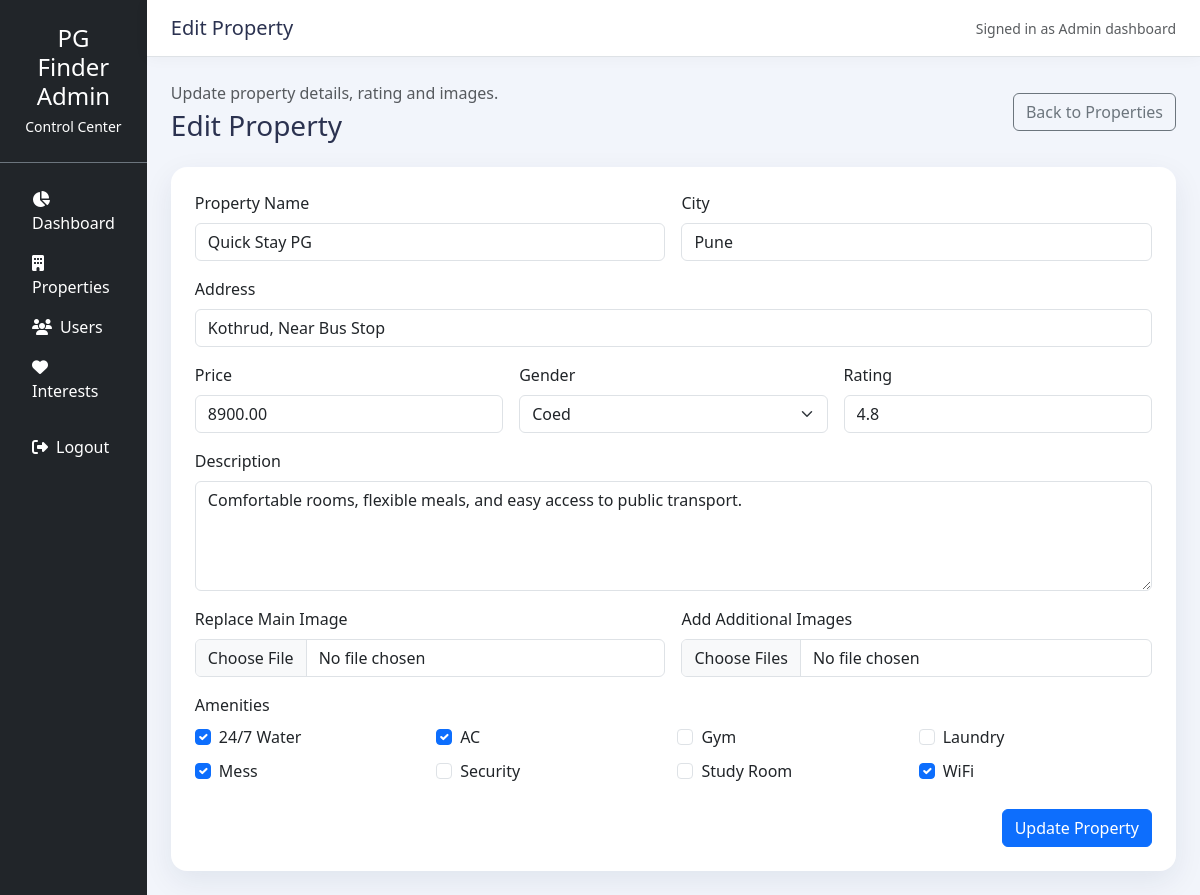
Screenshot of /admin/edit-property.php?id=5 (signed in) with the database file from the repository.
### tables this page shows
CREATE TABLE `properties` (
  `id` int(11) NOT NULL,
  `name` varchar(150) NOT NULL,
  `city` varchar(80) NOT NULL,
  `address` varchar(255) NOT NULL,
  `price` decimal(10,2) NOT NULL,
  `gender` enum('Male','Female','Coed') NOT NULL DEFAULT 'Coed',
  `rating` decimal(2,1) NOT NULL DEFAULT 4.5,
  `description` text NOT NULL,
  `image` varchar(255) DEFAULT 'images/pg-default.jpg',
  `created_at` timestamp NOT NULL DEFAULT current_timestamp()
);

CREATE TABLE `amenities` (
  `id` int(11) NOT NULL,
  `name` varchar(100) NOT NULL
);

### admin/edit-property.php (the view, shortened to what this page needs)
<?php
$pdo = getPDO();
$propertyId = filter_input(INPUT_GET, 'id', FILTER_VALIDATE_INT);
$propertyStmt = $pdo->prepare('SELECT * FROM properties WHERE id = ?');
$propertyStmt->execute([$propertyId]);
$property = $propertyStmt->fetch();
$amenities = $pdo->query('SELECT id, name FROM amenities ORDER BY name')->fetchAll();
$selectedAmenitiesStmt = $pdo->prepare('SELECT amenity_id FROM property_amenities WHERE property_id = ?');
$selectedAmenitiesStmt->execute([$propertyId]);
$selectedAmenities = array_column($selectedAmenitiesStmt->fetchAll(), 'amenity_id');
include __DIR__ . '/includes/header.php';
?>
<div class="d-flex justify-content-between align-items-center mb-4">
  <div>
    <p class="text-muted mb-1">Update property details, rating and images.</p>
    <h3 class="mb-0">Edit Property</h3>
  </div>
  <a href="<?php echo BASE_URL; ?>/admin/properties.php" class="btn btn-outline-secondary">Back to Properties</a>
</div>
<div class="card dashboard-card">
  <div class="card-body">
    <form id="propertyForm" enctype="multipart/form-data">
      <div class="row g-3">
        <div class="col-md-6">
          <label class="form-label">Property Name</label>
          <input type="text" name="name" class="form-control" value="<?php echo htmlspecialchars($property['name']); ?>" required>
        </div>
        <div class="col-md-6">
          <label class="form-label">City</label>
          <input type="text" name="city" class="form-control" value="<?php echo htmlspecialchars($property['city']); ?>" required>
        </div>
        <div class="col-md-12">
          <label class="form-label">Address</label>
          <input type="text" name="address" class="form-control" value="<?php echo htmlspecialchars($property['address']); ?>" required>
        </div>
        <div class="col-md-4">
          <label class="form-label">Price</label>
          <input type="number" name="price" class="form-control" value="<?php echo htmlspecialchars($property['price']); ?>" required>
        </div>
        <div class="col-md-4">
          <label class="form-label">Gender</label>
          <select name="gender" class="form-select" required>
            <option value="Coed" <?php echo $property['gender'] === 'Coed' ? 'selected' : ''; ?>>Coed</option>
          </select>
        </div>
        <div class="col-md-4">
          <label class="form-label">Rating</label>
          <input type="number" name="rating" class="form-control" step="0.1" min="1" max="5" value="<?php echo htmlspecialchars($property['rating']); ?>" required>
        </div>
        <div class="col-12">
          <label class="form-label">Description</label>
          <textarea name="description" class="form-control" rows="4" required><?php echo htmlspecialchars($property['description']); ?></textarea>
        </div>
        <div class="col-md-6">
          <label class="form-label">Replace Main Image</label>
          <input type="file" name="image" class="form-control" accept="image/*">
        </div>
        <div class="col-md-6">
          <label class="form-label">Add Additional Images</label>
          <input type="file" name="additional_images[]" class="form-control" accept="image/*" multiple>
        </div>
        <div class="col-12">
          <label class="form-label">Amenities</label>
          <div class="row g-2">
            <?php foreach ($amenities as $amenity): ?>
              <div class="col-md-3">
                <div class="form-check">
                  <input class="form-check-input" type="checkbox" name="amenities[]" value="<?php echo $amenity['id']; ?>" id="amenity-<?php echo $amenity['id']; ?>" <?php echo in_array($amenity['id'], $selectedAmenities) ? 'checked' : ''; ?>>
                  <label class="form-check-label" for="amenity-<?php echo $amenity['id']; ?>"><?php echo htmlspecialchars($amenity['name']); ?></label>
                </div>
              </div>
            <?php endforeach; ?>
          </div>
        </div>
      </div>
      <div class="mt-4 text-end">
        <button type="submit" class="btn btn-primary">Update Property</button>
      </div>
    </form>
  </div>
</div>
<?php include __DIR__ . '/includes/footer.php'; ?>

### admin/css/admin.css (style rules this page uses)
:root { --admin-bg: #f2f5fb; --sidebar-bg: #0d1732; --sidebar-text: #bec9e3; --accent: #4d7cff; }
body { min-height: 100vh; background: var(--admin-bg); color: #2b3250; }
.dashboard-card { border: none; border-radius: 1rem; box-shadow: 0 10px 30px rgba(17, 36, 81, 0.08); }
.dashboard-card .card-body { padding: 1.5rem; }

### rows the page displays
properties: name "Quick Stay PG", city "Pune", address "Kothrud, Near Bus Stop", price "8900.00", gender "Coed", rating "4.8", description "Comfortable rooms, flexible meals, and easy access to public transport."
amenities: id "☑", name "24/7 Water"
amenities: id "☑", name "AC"
amenities: name "Gym"
amenities: name "Laundry"
amenities: id "☑", name "Mess"
amenities: name "Security"
amenities: name "Study Room"
amenities: id "☑", name "WiFi"

### other values shown
$pageTitle "Edit Property"
$adminName "Admin dashboard"
